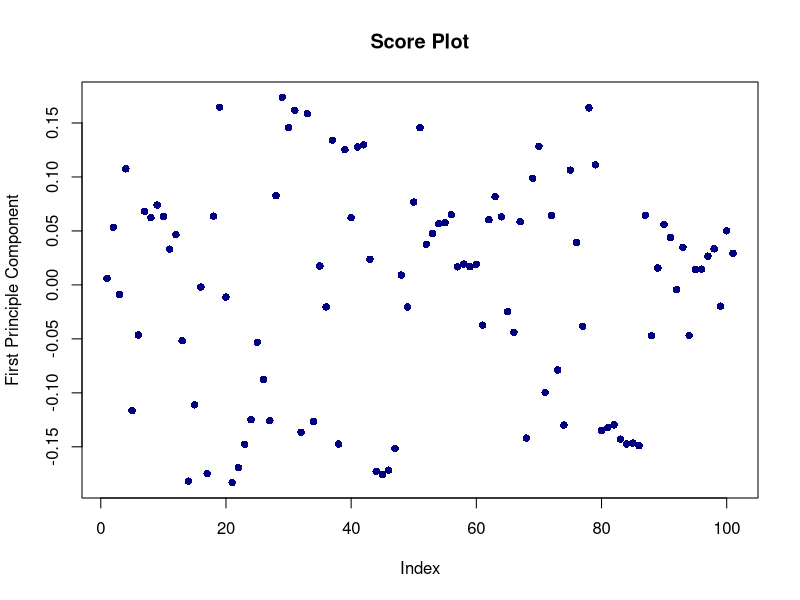

Here is the R script that generated this plot: (Note: this script raises an error after producing the figure.)
data <- read.csv("Labs/Lab02/communities.csv")

# Task 1

data_scale <- data.frame(scale(data[,-101]))

data_scale$ViolentCrimesPerPop <- data$ViolentCrimesPerPop

cov_matrix <- cov(data_scale)

eig <- eigen(cov_matrix)

counter <- which(cumsum(eig$values/sum(eig$values) * 100) >= 95)
counter[1]

prop_var <- sprintf("%2.3f", eig$values/sum(eig$values)*100)
prop_var[c(1:2)]

# Task 2

pca <- princomp(data_scale)

plot(pca$loadings[,1], main = "Score Plot", pch = 16, col = "navy", ylab = "First Principle Component" )

df_scores <- data.frame(pca$scores[,1:2])

df_scores$ViolentCrimesPerPop <- data$ViolentCrimesPerPop

ggplot(data = df_scores, aes(x=Comp.1, y=Comp.2, color = ViolentCrimesPerPop)) + geom_point() +
  labs(title("PC Scores of PC1 & PC2")) + xlab("PC1") + ylab("PC2")
  #guides(color=guide_legend("Violent Crimes Per 100K Population"))







